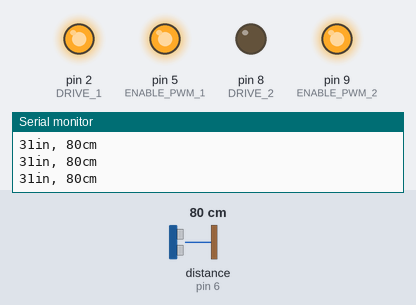
Bench run of a sketch on a simulated Arduino Uno, built with avr-gcc and run on an emulated ATmega328P. On the bench: output pins drawn as LEDs (lit = HIGH), the last lines printed to the serial monitor. Wiring (inferred from the names in the program): ultrasonic range finder: trigger pin 6; echo pin 6. The test bench sets the inputs (shaded band); at power-on: distance to the obstacle (sensor on pin 6) 80 cm. The echo pulse lasts 58.3 µs per cm.

Above: at 1.2 s.
1.3 s: distance to the obstacle (sensor on pin 6) set to 12 cm
2.8 s: distance to the obstacle (sensor on pin 6) set to 9 cm
At 4.6 s:
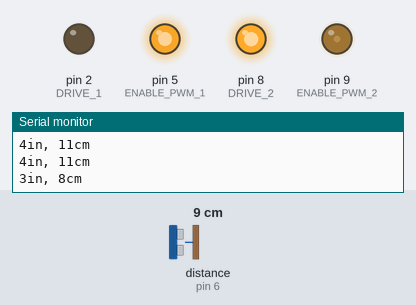
5.4 s: distance to the obstacle (sensor on pin 6) set to 18 cm
At 8.3 s:
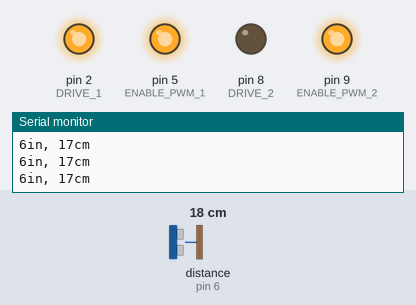
8.4 s: distance to the obstacle (sensor on pin 6) set to 2 cm
At 9.3 s:
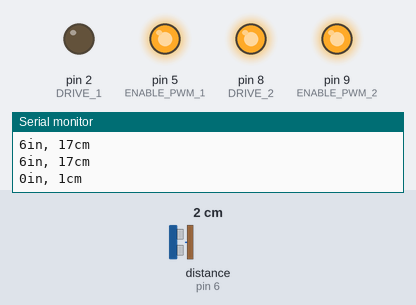
11.0 s: distance to the obstacle (sensor on pin 6) set to 35 cm
At 14.7 s:
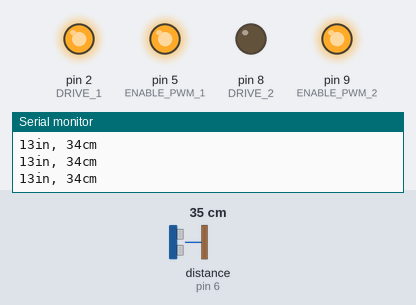
Timing chart, 0 to 15.0 s (numbered marks = the images above; inputs shaded):
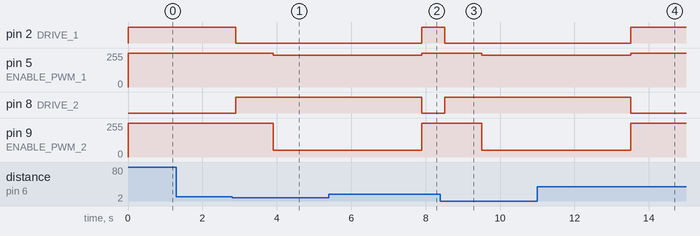

Measured:
- the behaviour switches between 11 and 10 cm on distance to the obstacle (sensor on pin 6) (found by bisection; images 0 and 1)
- after the input at 2.8 s, pin 2 (DRIVE_1): HIGH → LOW after 0.10 s; pin 5 (ENABLE_PWM_1): 255/255 → 240/255 after 1.1 s; pin 8 (DRIVE_2): LOW → HIGH after 0.10 s; pin 9 (ENABLE_PWM_2): 255/255 → 51/255 after 1.1 s
- after the input at 5.4 s, pin 2 (DRIVE_1): goes on until 7.9 s, then stays HIGH; pin 8 (DRIVE_2): goes on until 7.9 s, then stays LOW
- after the input at 8.4 s, pin 2 (DRIVE_1): HIGH → LOW after 0.11 s; pin 5 (ENABLE_PWM_1): 255/255 → 240/255 after 1.1 s; pin 8 (DRIVE_2): LOW → HIGH after 0.11 s; pin 9 (ENABLE_PWM_2): 255/255 → 51/255 after 1.1 s
- after the input at 11.0 s, pin 2 (DRIVE_1): goes on until 13.5 s, then stays HIGH; pin 5 (ENABLE_PWM_1), pin 9 (ENABLE_PWM_2): goes on until 13.5 s, then stays 255/255; pin 8 (DRIVE_2): goes on until 13.5 s, then stays LOW

The sketch:

WorkingProgram280114.ino
```cpp
#define DRIVE_1 2
#define DRIVE_2 8
#define ENABLE_PWM_1 5
#define ENABLE_PWM_2 9
const int pingPin = 6;

void setup() {
  pinMode(DRIVE_1, OUTPUT); //initialise the output pins
  pinMode(DRIVE_2, OUTPUT);
  pinMode(ENABLE_PWM_1, OUTPUT);
  pinMode(ENABLE_PWM_2, OUTPUT);
  pinMode(pingPin, OUTPUT);

  digitalWrite(DRIVE_1, HIGH);//moving front
  digitalWrite(DRIVE_2, LOW);
  digitalWrite(ENABLE_PWM_1, HIGH);
  digitalWrite(ENABLE_PWM_2, HIGH);

  Serial.begin(9600);

}

void loop() {

  // establish variables for duration of the ping,
  // and the distance result in inches and centimeters:
  long duration, inches, cm;

  // The PING))) is triggered by a HIGH pulse of 2 or more microseconds.
  // Give a short LOW pulse beforehand to ensure a clean HIGH pulse:
  pinMode(pingPin, OUTPUT);
  digitalWrite(pingPin, LOW);
  delayMicroseconds(2);
  digitalWrite(pingPin, HIGH);
  delayMicroseconds(5);
  digitalWrite(pingPin, LOW);

  // The same pin is used to read the signal from the PING))): a HIGH
  // pulse whose duration is the time (in microseconds) from the sending
  // of the ping to the reception of its echo off of an object.
  pinMode(pingPin, INPUT);
  duration = pulseIn(pingPin, HIGH);

  // convert the time into a distance
  inches = microsecondsToInches(duration);
  cm = microsecondsToCentimeters(duration);

  Serial.print(inches);
  Serial.print("in, ");
  Serial.print(cm);
  Serial.print("cm");
  Serial.println();

  delay(100);


  if(inches < 4){
    digitalWrite(DRIVE_1, LOW);//moving back
    digitalWrite(DRIVE_2, HIGH);
    digitalWrite(ENABLE_PWM_1, HIGH);
    digitalWrite(ENABLE_PWM_2, HIGH);
    delay(1000);
    digitalWrite(DRIVE_1, LOW);//Reverse 360
    digitalWrite(DRIVE_2, HIGH);
    analogWrite(ENABLE_PWM_1, 240);
    analogWrite(ENABLE_PWM_2, 51);
    delay(4000);
    digitalWrite(DRIVE_1, HIGH);//moving high
    digitalWrite(DRIVE_2, LOW);
    digitalWrite(ENABLE_PWM_1, HIGH);
    digitalWrite(ENABLE_PWM_2, HIGH);

  }


}

long microsecondsToInches(long microseconds)
{ // According to Parallax's datasheet for the PING))), there are
  // 73.746 microseconds per inch (i.e. sound travels at 1130 feet per
  // second).  This gives the distance travelled by the ping, outbound
  // and return, so we divide by 2 to get the distance of the obstacle.
  // See: http://www.parallax.com/dl/docs/prod/acc/28015-PING-v1.3.pdf
  return microseconds / 74 / 2;
}

long microsecondsToCentimeters(long microseconds)
{ // The speed of sound is 340 m/s or 29 microseconds per centimeter.
  // The ping travels out and back, so to find the distance of the
  // object we take half of the distance travelled.
  return microseconds / 29 / 2;
}
```
